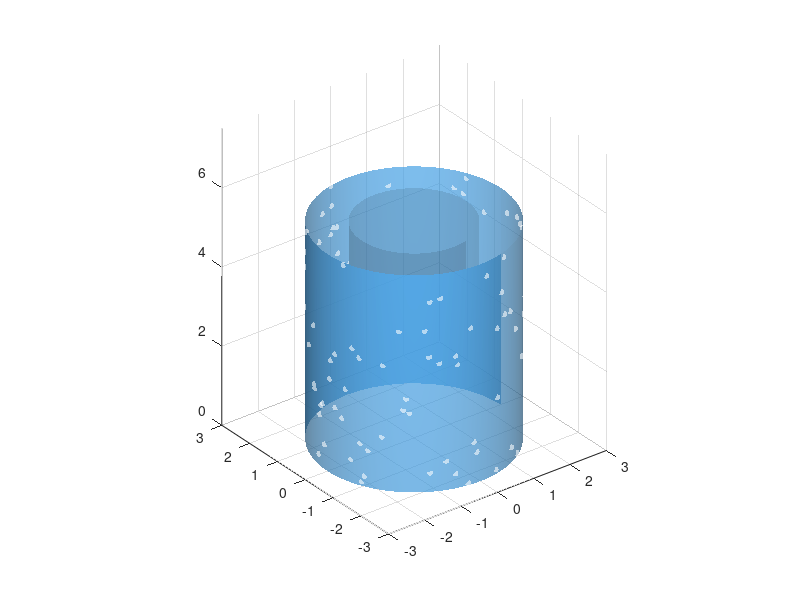

The MATLAB source for this figure: (Note: this script raises an error after producing the figure.)
% Prepare filename for GIF  
gifFilename = 'pulsating_tube.gif';  

% Define parameters for the tube  
innerRadius = 1.5; % Average inner radius in cm  
outerRadius = 2.5; % Average outer radius in cm  
baseLength = 5; % Base length of the tube in cm  
numPoints = 100; % Number of points for smoothness  

% Create base cylindrical coordinates  
theta = linspace(0, 2*pi, numPoints);  
z = linspace(0, baseLength, numPoints);  
[Theta, Z] = meshgrid(theta, z);  

% Calculate maximum radius for setting static axis  
maxRadius = outerRadius * 1.2;  % Include scale factor  

% Parameters for particles (glow points)  
numParticles = 150; % Number of particles  
particleTheta = 2 * pi * rand(numParticles, 1);  
particleZNorm = rand(numParticles, 1); % Normalized Z positions 

% Figure setup  
figure;  
xlabel('X (cm)');  
ylabel('Y (cm)');  
zlabel('Z (cm)');  
title('Dynamically Glowing and Pulsating Tube with Attached Particles');  
view(30, 30);  

% Create the animation  
numFrames = 80; % Number of frames for the animation  
for i = 1:numFrames  
    % Calculate the scaling factor for pulsation  
    scaleFactor = 0.95 + 0.05 * sin(i * 2.5 * pi / numFrames); % Range between 0.95 and 1.05  
    
    % Adjust radii based on the scale factor  
    currentInnerRadius = innerRadius * scaleFactor;  
    currentOuterRadius = outerRadius * scaleFactor;  
    
    % Calculate cross-sectional area scaling factor (proportional to radius^2)  
    areaScalingFactor = scaleFactor^2;  
    
    % Adjust length inversely proportional to cross-sectional area  
    currentLength = baseLength / areaScalingFactor;  
    
    % Convert to Cartesian coordinates for inner and outer cylinders  
    z = linspace(0, currentLength, numPoints);  
    [Theta, Z] = meshgrid(theta, z);  
    
    X_inner = currentInnerRadius * cos(Theta);  
    Y_inner = currentInnerRadius * sin(Theta);  
    X_outer = currentOuterRadius * cos(Theta);  
    Y_outer = currentOuterRadius * sin(Theta);  

    % Compute dynamic glow effect (slightly varying brightness)  
    alphaValue = 0.7; % Keep transparency stable for clarity  
    glowStrength = 0.85 + 0.15 * sin(i * 5 * pi / numFrames); % Moderate oscillation  
    glowColor = [0.3, 0.7, 1] * glowStrength; % Bright blue with dynamic intensity  

    % Clear previous plots  
    cla;  

    % Plot the outer tube with dynamic transparency and glow  
    surf(X_outer, Y_outer, Z, 'FaceColor', glowColor, 'EdgeColor', 'none', 'FaceAlpha', alphaValue);  
    hold on;  

    % Plot the inner tube for hollow effect  
    surf(X_inner, Y_inner, Z, 'FaceColor', [0 0 0], 'EdgeColor', 'none', 'FaceAlpha', 0.1);  

    % Add lighting effects  
    camlight('headlight');  
    lighting gouraud;  
    material([0.4, 0.6, 0.8]);  

    % Calculate particle positions, keeping them on the surface of the tube  
    particleX = currentOuterRadius * cos(particleTheta);  
    particleY = currentOuterRadius * sin(particleTheta);  
    particleZ = particleZNorm * currentLength; % Update Z based on new length  

    % Plot particles with adjusted visibility  
    scatter3(particleX, particleY, particleZ, 20, 'w', 'filled', 'MarkerFaceAlpha', 0.3 + 0.3 * glowStrength);  

    % Set static axis limits  
    xlim([-maxRadius maxRadius]);  
    ylim([-maxRadius maxRadius]);  
    zlim([0 baseLength * 1.5]); % Adjusted for potential max length range  
    axis equal;  
    
    % Capture the current frame  
    frame = getframe(gcf);  
    im = frame2im(frame);  
    [imind, cm] = rgb2ind(im, 256);  

    % Write to the GIF File  
    if i == 1  
        imwrite(imind, cm, gifFilename, 'gif', 'Loopcount', inf, 'DelayTime', 0.1);  
    else  
        imwrite(imind, cm, gifFilename, 'gif', 'WriteMode', 'append', 'DelayTime', 0.1);  
    end  
    
    % Pause for a short time to create animation effect  
    pause(0.1);  
end